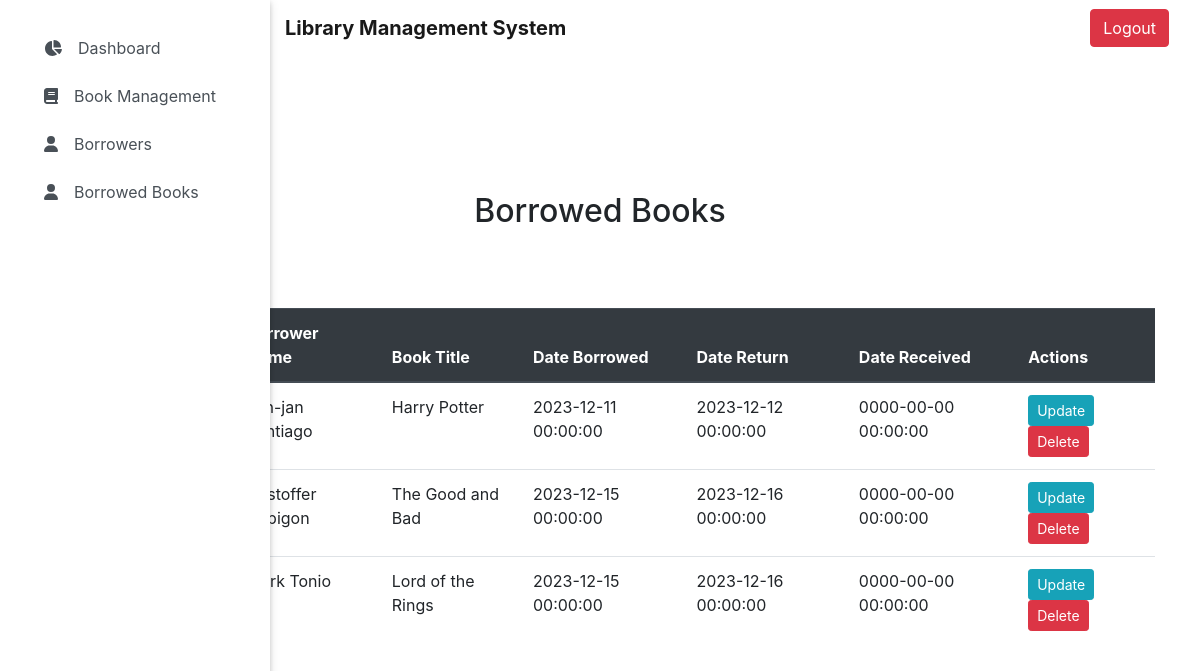
The page /insert_borrowed_books.php on the database its author committed.
### tables this page shows
CREATE TABLE `borrowed_books` (
  `id` int(11) NOT NULL,
  `book_id` int(11) NOT NULL,
  `borrower_id` int(11) NOT NULL,
  `book_title` varchar(75) NOT NULL,
  `date_borrowed` datetime NOT NULL,
  `date_return` datetime NOT NULL,
  `date_received` datetime NOT NULL,
  `date_updated` datetime NOT NULL
);

CREATE TABLE `books` (
  `id` int(11) NOT NULL,
  `book_id` int(11) NOT NULL,
  `book_title` varchar(100) NOT NULL,
  `book_author` varchar(35) NOT NULL,
  `book_description` varchar(255) NOT NULL,
  `isbn` varchar(17) NOT NULL,
  `date_created` datetime NOT NULL,
  `date_updated` datetime NOT NULL
);

### insert_borrowed_books.php (the view, shortened to what this page needs)
<!DOCTYPE html>
<html lang="en">
<head>
    <link rel="stylesheet" href="https://maxcdn.bootstrapcdn.com/bootstrap/4.5.2/css/bootstrap.min.css">
 <link rel="stylesheet" href="assets/font-awesome/css/all.min.css">
    <link href="assets/css/bootstrap.min.css" rel="stylesheet">
    <link href="assets/css/style.min.css" rel="stylesheet">
    <link href="assets/css/jquery.dataTables.min.css" rel="stylesheet">
    <link href="assets/css/select2.min.css" rel="stylesheet">
    <link href="assets/bootstrap-datepicker/css/bootstrap-datepicker.min.css" rel="stylesheet">
    <link href="assets/css/custom.css" rel="stylesheet">
    <?php
    include 'topbar.php';
    include 'navbar.php';
    ?>
</head>
<body>
<div class="container">
  <br><br><br><br><br><br><br><br>
    <h2 class="text-center mb-4">Borrowed Books</h2>
    <button type="button" class="btn btn-primary" data-toggle="modal" data-target="#insertBorrowedBookModal">
    </button>
    <table class="table mt-3">
    <thead class="thead-dark">
        <tr>
            <th scope="col">Book ID</th>
            <th scope="col">Borrower ID</th>
            <th scope="col">Borrower Name</th>
            <th scope="col">Book Title</th>
            <th scope="col">Date Borrowed</th>
            <th scope="col">Date Return</th>
            <th scope="col">Date Received</th>
            <th scope="col">Actions</th>
        </tr>
    </thead>
    <tbody>
        <?php
        $mysqli = new mysqli("localhost", "root", "", "new_library");
        $result = $mysqli->query("SELECT borrowed_books.book_id, borrowed_books.borrower_id, borrowed_books.date_borrowed, borrowed_books.date_return, borrowed_books.date_received, books.book_title, CONCAT(borrowers.first_name, ' ', borrowers.last_name) AS borrower_name
                                FROM borrowed_books
                                JOIN books ON borrowed_books.book_id = books.book_id
                                JOIN borrowers ON borrowed_books.borrower_id = borrowers.borrower_id");
        $borrowedBooks = $result->fetch_all(MYSQLI_ASSOC);
        foreach ($borrowedBooks as $borrowedBook) {
            echo "<tr>";
            echo "<td>{$borrowedBook['book_id']}</td>";
            echo "<td>{$borrowedBook['borrower_id']}</td>";
            echo "<td>{$borrowedBook['borrower_name']}</td>";
            echo "<td>{$borrowedBook['book_title']}</td>";
            echo "<td>{$borrowedBook['date_borrowed']}</td>";
            echo "<td>{$borrowedBook['date_return']}</td>";
            echo "<td>{$borrowedBook['date_received']}</td>";
            echo "<td>
            <a href='update_borrowed_books.php?book_id={$borrowedBook['book_id']}' class='btn btn-info btn-sm'>Update</a>
                    <a href='delete_borrowed_books.php?book_id={$borrowedBook['book_id']}' class='btn btn-danger btn-sm' onclick='return confirm(\"Are you sure you want to delete this record?\")'>Delete</a>
                </td>";
            echo "</tr>";
        }
        ?>
    </tbody>
</table>
</div>
</body>
</html>

### topbar.php (shortened to what this page needs)
<nav class="navbar fixed-top navbar-expand-lg navbar-light white scrolling-navbar">
  <div class="container-fluid">
    <a class="navbar-brand waves-effect" href="./">
      <strong class="blue-text">Library Management System</strong>
    </a>
    <div class="collapse navbar-collapse" id="navbarSupportedContent">
      <a href="user_logout.php" onclick="return confirm('Logout from this website?');" class="btn btn-danger delete-btn">Logout</a>
    </div>
  </div>
</nav>

### navbar.php (shortened to what this page needs)
<div class="sidebar-fixed position-fixed">
  <a class="logo-wrapper waves-effect">
  </a>
  <div class="list-group list-group-flush" id="navigations">
    <a href="dashboard.php" class="list-group-item list-group-item-action nav-home waves-effect">
      <i class="fas fa-chart-pie mr-3"></i>Dashboard
    </a>
    <a href="insert_books.php?page=books&title=books" class="list-group-item list-group-item-action nav-books waves-effect">
      <i class="fas fa-book mr-3"></i>Book Management
    </a>
    <a href="insert_borrower.php?page=borrower&title=borrowers" class="list-group-item list-group-item-action nav-borrower waves-effect">
      <i class="fas fa-user mr-3"></i>Borrowers
    </a>
    <a href="insert_borrowed_books.php?page=borrower&title=borrowers" class="list-group-item list-group-item-action nav-borrower waves-effect">
      <i class="fas fa-user mr-3"></i>Borrowed Books
    </a>
  </div>
</div>

### rows shown on the page
borrowed_books: borrower_name "Jan-jan Santiago", books.book_title "Harry Potter", date_borrowed "2023-12-11 00:00:00", date_return "2023-12-12 00:00:00", date_received "0000-00-00 00:00:00"
borrowed_books: borrower_name "Kristoffer Cabigon", books.book_title "The Good and Bad", date_borrowed "2023-12-15 00:00:00", date_return "2023-12-16 00:00:00", date_received "0000-00-00 00:00:00"
borrowed_books: borrower_name "Mark Tonio", books.book_title "Lord of the Rings", date_borrowed "2023-12-15 00:00:00", date_return "2023-12-16 00:00:00", date_received "0000-00-00 00:00:00"
